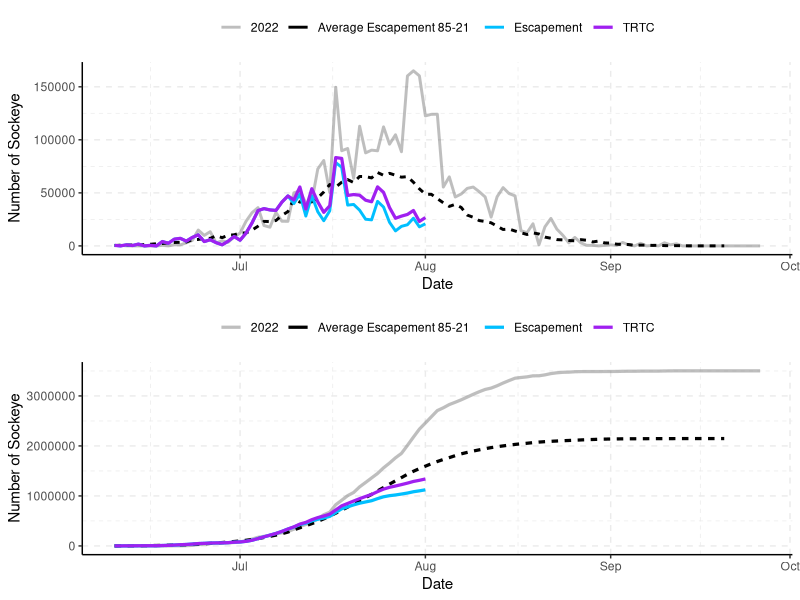
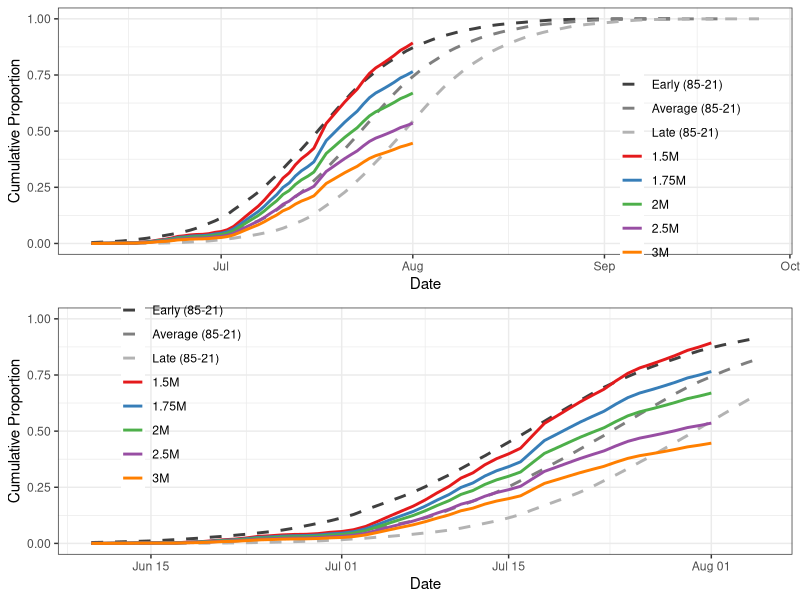
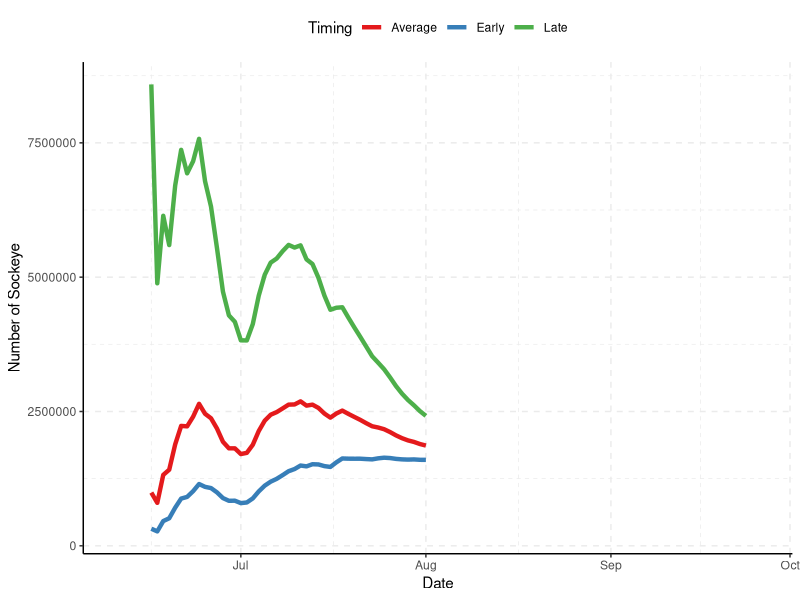
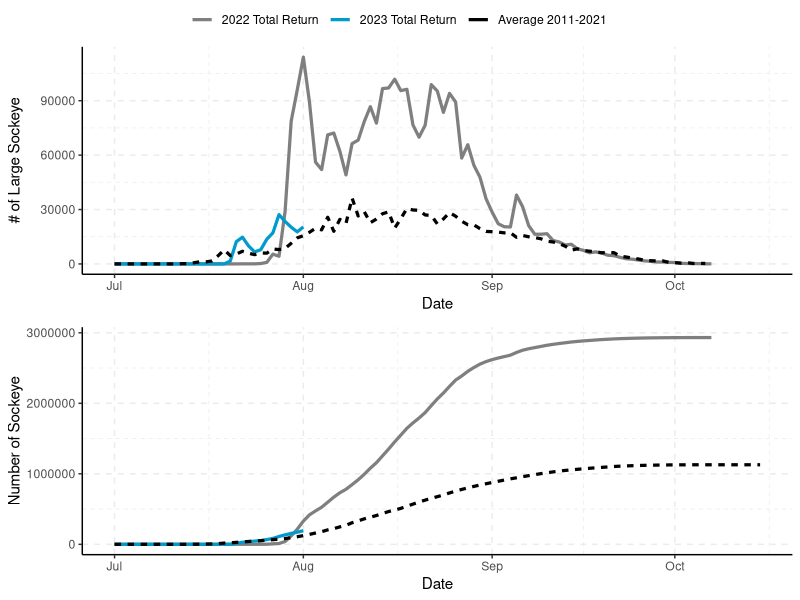
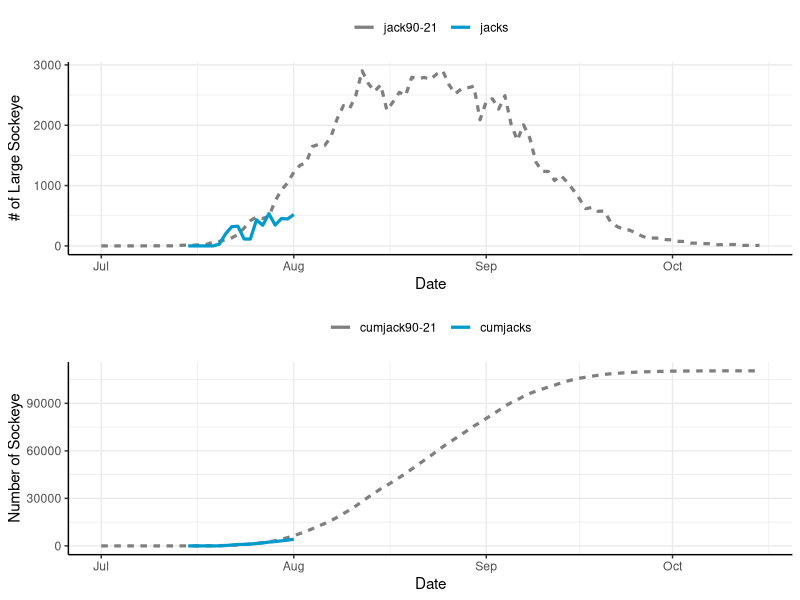
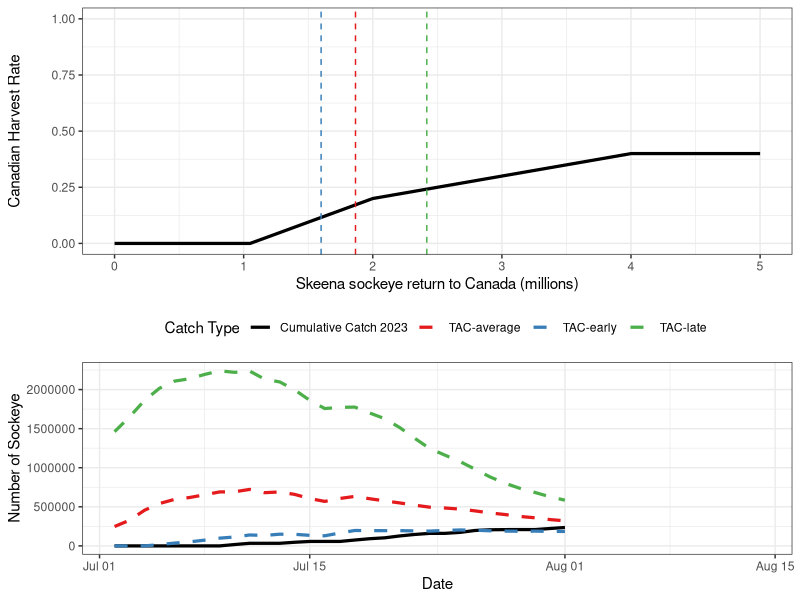
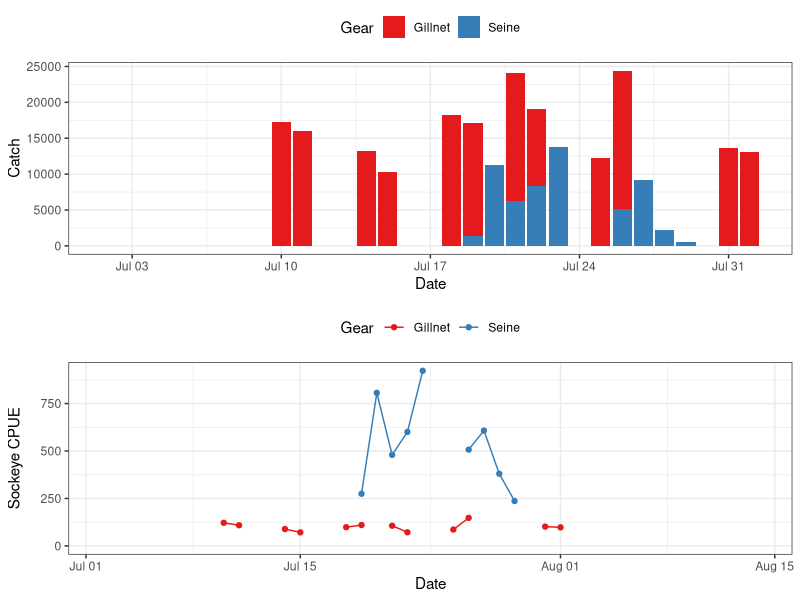
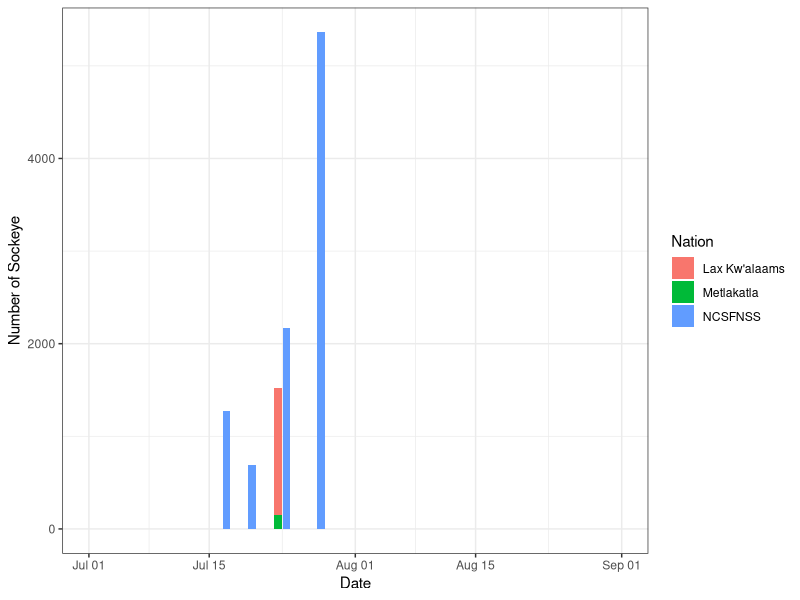

Write the R code that produced these figures, in order.
## ---- chunk 1
library(tidyverse)
library(data.table)
library(readxl)
library(knitr)
library(ggpubr)
library(kableExtra)

options(scipen=10000)
## ---- chunk 2
data<-read_excel("data/tyee and catch and fence in-season updates 2023.xlsx",sheet="Tyee")
data$Date<-as.Date(data$Date)
## ---- chunk 3
tyee.day<-as.Date("2023-08-01")
tyee.date<-"August 1"
fence.day<-as.Date("2023-08-01")
fence.date<-"August 1"
## ---- chunk 4
i<-match(tyee.day,data$Date)

average<-data$average[i]

e<-data$cumtyee[i]
t<-data$cumtrtc[i]
c<-data$cumcatch[i]

avgper<-round(data$Runtiming[i],3)*100
earlyper<-round(data$Runtiming[i+7],3)*100
lateper<-round(data$Runtiming[i-7],3)*100

#stat2<-data.frame(`Cumulative to Date`=c("Escapement Past Tyee","TRTC (Escapement+Catch)","Catch (preliminary"),`Number of Sockeye`=c(e,t,c))
#kable(stat2,caption=paste0("Cumulative escapement, TRTC, and catch to ",todate,"."))

stat3<-data.frame(`Cumulative to Date`=c("Escapement Past Tyee","TRTC (Escapement+Catch)","Catch (preliminary)"),`Number of Sockeye`=c(e,t,c),
                  `Run Timing`=c("Average","One week early","One week late"),`Percent Through`=c(avgper,earlyper,lateper))

kable(stat3,caption=paste0("Cumulative escapement, TRTC, and catch to ",tyee.date,"."))

## ---- chunk 5
escandtrtcdaily<-data%>%select(Date,Escapement=esctyee,TRTC=dailytrtc,`Average Escapement 85-21`=`ave85-21`,"2022"=esc22)%>%
  pivot_longer(2:5,values_to="Number of Sockeye",names_to="Type")%>%
  mutate(lt=case_when(Type=="Escapement"|Type=="TRTC"~"2023",
                      Type=="Average Escapement 85-21"~"Average",
                      Type=="2022"~"2023"))

t1<-ggplot(escandtrtcdaily,aes(x=Date,y=`Number of Sockeye`,color=Type,linetype=lt,size=Type,alpha=Type))+
  geom_line()+
  scale_size_manual(values=c(1,1,1,1.1))+
  scale_alpha_manual(values=c(.5,1,1,1))+
  scale_color_manual(values=c("grey50","black","deepskyblue1","purple"))+
  theme_classic()+
  grids(linetype = "dashed")+
  theme(legend.title = element_blank(),legend.position = "top")+
  guides(linetype="none")

escandtrtccum<-data%>%select(Date,Escapement=cumtyee,TRTC=cumtrtc,`Average Escapement 85-21`=`cum85-21`,"2022"=cum22)%>%
  pivot_longer(2:5,values_to="Number of Sockeye",names_to="Type")%>%
  mutate(lt=case_when(Type=="Escapement"|Type=="TRTC"~"2023",
                      Type=="Average Escapement 85-21"~"Average",
                      Type=="2022"~"2023"))

t2<-ggplot(escandtrtccum,aes(x=Date,y=`Number of Sockeye`,color=Type,linetype=lt,alpha=Type))+
  geom_line(size=1.1)+
  scale_size_manual(values=c(1,1,1,1.1))+
  scale_alpha_manual(values=c(.5,1,1,1))+
  scale_color_manual(values=c("grey50","black","deepskyblue1","purple"))+
  theme_classic()+
  grids(linetype = "dashed")+
  theme(legend.title = element_blank(),legend.position = "top")+
  guides(linetype="none")
## ---- chunk 6

ggarrange(t1,t2,align="v",ncol=1)

## ---- chunk 7
i<-match(tyee.day,data$Date)

early<-data$early[i]
average<-data$average[i]
late<-data$late[i]

pcum<-data%>%select(Date,cumtrtc,"Average (85-21)"=`pcum85-21`)%>%
  mutate(`1.5M`=cumtrtc/1500000,
         `1.75M`=cumtrtc/1750000,
         `2M`=cumtrtc/2000000,
         `2.5M`=cumtrtc/2500000,
         `3M`=cumtrtc/3000000,
         "Early (85-21)"=lead(`Average (85-21)`,7),
         "Late (85-21)"=lag(`Average (85-21)`,7))%>%
  select(-cumtrtc)%>%
  pivot_longer(2:9,names_to="Type",values_to="cp")%>%
  mutate(Type=factor(Type,levels=c("Early (85-21)","Average (85-21)", "Late (85-21)"
                                   ,"1.5M","1.75M","2M","2.5M","3M")))

cols<-RColorBrewer::brewer.pal(5, "Set1")

g1<-ggplot(pcum,aes(x=Date,y=cp,color=Type,linetype=Type))+
  geom_line(size=1)+
  scale_colour_manual(values=c("grey25","grey50","grey70",cols))+
  scale_linetype_manual(values=c("dashed","dashed","dashed","solid","solid","solid","solid","solid"))+
  theme_bw()+
  labs(y="Cumulative Proportion")+
  theme(legend.title=element_blank(),legend.position=c(.85,.35),legend.background = element_blank())

g2<-ggplot(pcum,aes(x=Date,y=cp,color=Type,linetype=Type))+
  geom_line(size=1)+
  scale_colour_manual(values=c("grey25","grey50","grey70",cols))+
  scale_linetype_manual(values=c("dashed","dashed","dashed","solid","solid","solid","solid","solid"))+
  theme_bw()+
  labs(y="Cumulative Proportion")+
  theme(legend.title=element_blank(),legend.position=c(.17,.65),legend.background = element_blank())+
  ylim(0,1)+
  xlim(as.Date("2023-06-10"),as.Date("2023-08-05"))

ggarrange(g1,g2,align="v",ncol=1)

## ---- chunk 8

i<-match(tyee.day,data$Date)

early<-round(data$early[i],0)
average<-round(data$average[i],0)
late<-round(data$late[i],0)

stat1<-data.frame(`Run-Timing`=c("Early","Average","Late"),`Forecasted Final Run Size`=c(early,average,late))

kable(stat1,caption="Forecasted sockeye final TRTC based on early, average and late run-timing.")

## ---- chunk 9
tyeemodel<-data%>%select(Date,Early=early,Average=average,Late=late)%>%
  pivot_longer(2:4,values_to="Number of Sockeye",names_to="Timing")

ggplot(tyeemodel,aes(x=Date,y=`Number of Sockeye`,color=Timing))+
  geom_line(size=1.5)+
  scale_color_brewer(palette="Set1")+
  theme_classic()+
  grids(linetype = "dashed")+
  theme(legend.position = "top")
## ---- chunk 10
fence<-read_excel("data/tyee and catch and fence in-season updates 2023.xlsx",sheet="Babine")
fence$Date<-as.Date(fence$Date)
## ---- chunk 11
i<-match(fence.day,fence$Date)

totalrun<-fence$cumrun[i]
cumjacks<-fence$cumjacks[i]

stat2<-data.frame(`Babine Fence`=c("Large Sockeye","Jacks"),`Total Run`=c(totalrun,cumjacks))

kable(stat2,caption=paste0("Cumulative large sockeye and jacks to Babine River fence to ",fence.date,".")) %>% kable_styling(latex_options = "HOLD_position")

## ---- chunk 12
  
fencedaily<-fence%>%select(Date,`2023 Total Return`=totalrun,`2022 Total Return`=dailyTR.2022,`Average 2011-2021`=`avg11-21`)%>%
  pivot_longer(2:4,values_to="Number of Sockeye",names_to="Type")%>%
  mutate(lt=case_when(Type=="2022 Total Return"|Type=="2023 Total Return"~"Annual",
                      Type=="Average 2011-2021"~"Average"))

b1<-ggplot(fencedaily,aes(x=Date,y=`Number of Sockeye`,color=Type,linetype=lt))+
  geom_line(size=1.1)+
  scale_color_manual(values=c("grey50","deepskyblue3","black"))+
  theme_classic()+
  grids(linetype = "dashed")+
  theme(legend.title = element_blank(),legend.position = "top")+
  guides(linetype="none")+
  labs(y="# of Large Sockeye")

fencecum<-fence%>%select(Date,`2023 Total Return`=cumrun,`Average 2011-2021`=`cumavg11-21`,`2022 Total Return`=cumTR.2022)%>%
  pivot_longer(2:4,values_to="Number of Sockeye",names_to="Type")%>%
  mutate(lt=case_when(Type=="2022 Total Return"|Type=="2023 Total Return"~"Annual",
                      Type=="Average 2011-2021"~"Average"))

b2<-ggplot(fencecum,aes(x=Date,y=`Number of Sockeye`,color=Type,linetype=lt))+
  geom_line(size=1.1)+
  scale_color_manual(values=c("grey50","deepskyblue3","black"))+
  theme_classic()+
  grids(linetype = "dashed")+
  theme(legend.title = element_blank(),legend.position = "top")+
  guides(linetype="none")

## ---- chunk 13

ggarrange(b1,b2,ncol=1,align="v",common.legend = TRUE)

## ---- chunk 14
fencejacks<-fence%>%select(Date,jacks=dailytotaljacks,`jack90-21`)%>%
  pivot_longer(2:3,values_to="Number of Sockeye",names_to="Type")%>%
  mutate(lt=case_when(Type=="jacks"~"Annual",
                      Type=="jack90-21"~"Average"))

j1<-ggplot(fencejacks,aes(x=Date,y=`Number of Sockeye`,color=Type,linetype=lt))+
  geom_line(size=1.1)+
  scale_color_manual(values=c("grey50","deepskyblue3","black"))+
  theme_classic()+grids()+
  theme(legend.title = element_blank(),legend.position = "top")+
  guides(linetype="none")+
  labs(y="# of Large Sockeye")

jackscum<-fence%>%select(Date,cumjacks,`cumjack90-21`)%>%
  pivot_longer(2:3,values_to="Number of Sockeye",names_to="Type")%>%
  mutate(lt=case_when(Type=="cumjacks"~"Annual",
                      Type=="cumjack90-21"~"Average"))

j2<-ggplot(jackscum,aes(x=Date,y=`Number of Sockeye`,color=Type,linetype=lt))+
  geom_line(size=1.1)+
  scale_color_manual(values=c("grey50","deepskyblue3","black"))+
  theme_classic()+grids()+
  theme(legend.title = element_blank(),legend.position = "top")+
  guides(linetype="none")

## ---- chunk 15

ggarrange(j1,j2,align="v",ncol=1)

## ---- chunk 16

hcr<-data.frame(TRTC=c(0,1050000,2000000,4000000,5000000),
                HR=c(0,0,.2,.4,.4))

p1<-ggplot(hcr,aes(x=TRTC/10^6,y=HR))+
  geom_line(size=1.1)+
  geom_vline(xintercept=average/10^6,linetype="dashed",col="#E41A1C")+
  geom_vline(xintercept=late/10^6,linetype="dashed",col="#4DAF4A")+
  geom_vline(xintercept=early/10^6,linetype="dashed",col="#377EB8")+
  theme_bw()+
  ylim(0,1)+
  labs(y="Canadian Harvest Rate",x="Skeena sockeye return to Canada (millions)")

data<-data%>%rowwise()%>%mutate("TAC-average"=case_when(average<1050000~0,
                          average>=1050000&average<2000000~((average-1050000)/(2000000-1050000)*(.2-.0)+0)*average,
                          average>=2000000&average<4000000~((average-2000000)/(4000000-2000000)*(.4-.2)+.2)*average,
                          average>=4000000~.4*average),
                          "TAC-late"=case_when(late<1050000~0,
                          late>=1050000&late<2000000~((late-1050000)/(2000000-1050000)*(.2-.0)+0)*late,
                          late>=2000000&late<4000000~((late-2000000)/(4000000-2000000)*(.4-.2)+.2)*late,
                          late>=4000000~.4*late),
                          "TAC-early"=case_when(early<1050000~0,
                          early>=1050000&early<2000000~((early-1050000)/(2000000-1050000)*(.2-.0)+0)*early,
                          early>=2000000&early<4000000~((early-2000000)/(4000000-2000000)*(.4-.2)+.2)*early,
                          early>=4000000~.4*early))

ggcatch<-data%>%select(Date,`Cumulative Catch 2023`=cumcatch,
                       `TAC-average`,`TAC-early`,`TAC-late`)%>%
  pivot_longer(2:5,names_to="Catch Type",values_to="Catch")%>%
  filter(Date>"2023-07-01"&Date<"2023-08-15")


p2<-ggplot(ggcatch,aes(x=Date,y=Catch,color=`Catch Type`,size=`Catch Type`,linetype=`Catch Type`))+
  geom_line(size=1.1)+
  scale_color_manual(values=c("black","#E41A1C","#377EB8","#4DAF4A"))+
  scale_size_manual(values=c(2,1,1,1))+
  scale_linetype_manual(values=c("solid","dashed","dashed","dashed"))+
  theme_bw()+
  labs(y="Number of Sockeye")+
  theme(legend.position="top")

catch<-data%>%select(Date,Gillnet=gncatch,Seine=sncatch)%>%
  pivot_longer(2:3,names_to="Gear",values_to="Catch")%>%
    filter(Date>"2023-07-01"&Date<"2023-08-15")

p3<-ggplot(catch,aes(x=Date,y=Catch,fill=Gear))+
  geom_col()+
  scale_fill_brewer(palette="Set1")+
  theme_bw()+
  theme(legend.position="top")

cpue<-data%>%select(Date,gncatch,sncatch,gneffort,sneffort)%>%
  mutate(Gillnet=gncatch/gneffort,Seine=sncatch/sneffort)%>%
  select(Date,Gillnet,Seine)%>%
  pivot_longer(2:3,names_to="Gear",values_to="CPUE")%>%
  filter(Date>"2023-07-01"&Date<"2023-08-15")

p4<-ggplot(cpue,aes(x=Date,y=CPUE,color=Gear))+
  geom_line()+geom_point()+
  scale_color_brewer(palette="Set1")+
  theme_bw()+
  theme(legend.position = "top")+
  labs(y="Sockeye CPUE")+
  expand_limits(y=0)

## ---- chunk 17

ggarrange(p1,p2,ncol=1,align="v")

## ---- chunk 18
ggarrange(p3,p4,ncol=1,align="v")
## ---- chunk 19

demo.data<-read_excel("data/tyee and catch and fence in-season updates 2023.xlsx",sheet="demo catches")
demo.data$date<-as.Date(demo.data$date)

demo.totals<-demo.data%>%group_by(Nation=nation)%>%summarise("Total Demo Sockeye Catch"=sum(pieces))

total.demo.catch=sum(demo.totals$`Total Demo Sockeye Catch`)

total.row<-tibble(Nation="Total","Total Demo Sockeye Catch"=total.demo.catch)

demo.table<-rbind(demo.totals,total.row)

kable(demo.table,caption="Total Area 4 First Nations demo catches of sockeye.")%>%
  row_spec(3,hline_after=T) %>% kable_styling(latex_options = "HOLD_position")

ggplot(demo.data,aes(x=date,y=pieces,fill=nation))+
  geom_col()+
  labs(y="Number of Sockeye",x="Date",fill="Nation")+
  theme_bw()+
  xlim(c(as.Date("2023-07-01"),as.Date("2023-09-01")))




## ---- chunk 20
othercatch<-read_excel("data/tyee and catch and fence in-season updates 2023.xlsx",sheet="gncatch")

#oc2<-othercatch%>%pivot_longer(4:10,names_to="Species",values_to="Catch")%>%
#  mutate(cpue=Catch/effort)%>%
#  filter(Date>as.Date("2023-07-05")&Date<as.Date("2023-08-10"))%>%
#  mutate(type=ifelse(Species%in%c("Chinook (Released)","Chum (Released)","Steelhead (Released)","Coho (Released)"),"Released","Kept"))%>%
#  mutate(sp=case_when(Species=="Chinook (Released)"~"Chinook",
#                      Species=="Coho (Released)"~"Coho",
#                      Species=="Pink (Kept)"~"Pink Kept",
#                      Species=="Pink (Released)"~"Pink Rel",
#                      Species=="Chum (Released)"~"Chum",
#                      Species=="Steelhead (Released)"~"Steelhead",
#                      Species=="Sockeye (Kept)"~"Sockeye"))

oc2<-othercatch%>%pivot_longer(4:10,names_to="Species",values_to="Catch")%>%
  mutate(cpue=Catch/effort)%>%
  filter(Date>as.Date("2023-07-05")&Date<as.Date("2023-08-10"))%>%
  mutate(type=ifelse(Species%in%c("Chinook (Released)","Chum (Released)","Steelhead (Released)","Coho (Released)"),"Released","Kept"))%>%
  mutate(sp=case_when(Species=="Chinook (Released)"~"Chinook",
                      Species=="Coho (Released)"~"Coho",
                      Species=="Pink (Kept)"~"Pink",
                      Species=="Pink (Released)"~"Pink",
                      Species=="Chum (Released)"~"Chum",
                      Species=="Steelhead (Released)"~"Steelhead",
                      Species=="Sockeye (Kept)"~"Sockeye"),
         dis=case_when(Species=="Chinook (Released)"~"Released",
                      Species=="Coho (Released)"~"Released",
                      Species=="Pink (Kept)"~"Kept",
                      Species=="Pink (Released)"~"Released",
                      Species=="Chum (Released)"~"Released",
                      Species=="Steelhead (Released)"~"Released",
                      Species=="Sockeye (Kept)"~"Kept"))

#ggplot(oc2,aes(x=Date,y=Catch,color=gear))+
#  geom_line()+geom_point()+
#  theme_classic()+
#  grids()+
#  facet_wrap(~Species,ncol=2,scales="free_y")+
#  theme(legend.position="top")+
#  expand_limits(y=0)

ggplot(oc2,aes(x=Date,y=Catch,color=gear))+
  geom_line()+geom_point()+
  theme_bw()+
  grids()+
  #facet_wrap(~Species,ncol=2,scales="free_y")+
  facet_grid(sp~dis,scales="free_y")+
  theme(legend.position="top")+
  expand_limits(y=0)

## ---- chunk 21
gncpue<-oc2%>%filter(gear=="gillnet")

ggplot(gncpue,aes(x=Date,y=cpue))+
  geom_line()+geom_point()+
  theme_bw()+
  grids()+
  #facet_wrap(~Species,ncol=2,scales="free_y")+
  facet_grid(sp~dis,scales="free_y")+
  theme(legend.position="top")
## ---- chunk 22
sncpue<-oc2%>%filter(gear=="seine")

ggplot(sncpue,aes(x=Date,y=cpue))+
  geom_line()+geom_point()+
  theme_bw()+
  grids()+
  #facet_wrap(~Species,ncol=2,scales="free_y")+
  facet_grid(sp~dis,scales="free_y")+
  theme(legend.position="top")
## ---- chunk 23

oc.total<-oc2%>%group_by(gear,Species=sp,dis)%>%summarise(total=sum(Catch,na.rm=TRUE))

oc.table<-oc.total%>%pivot_wider(names_from=c("gear","dis"),values_from="total")%>%replace(is.na(.),0)

kable(oc.table,caption=paste0("Total catch of coho, chum, chinook, pink and steelhead in the commercial gillent and seine fisheries to ",tyee.date,"."))

ggplot(oc.total,aes(x=Species,y=total,fill=gear))+
  geom_col()+
  scale_color_brewer(palette="Set1")+
  #geom_text(aes(label=total),vjust=-.3,color="black")+
  facet_wrap(~dis,ncol=1,scales="free_y")+
  theme_bw()+
  labs(y="Total Catch",x="Species")+
  scale_y_continuous(expand=c(.1,0))+
  theme(strip.background = element_blank())

## ---- chunk 24

rt<-read_excel("data/rt karl.xlsx",sheet="Sheet1")

n=10000

rtm<-data.frame()

for (i in 1:nrow(rt)){
  u<-rt$MeanJulian[i]
  sd<-rt$SD[i]
  
  g<-data.frame(stock=rt$Stock[i],dev=rnorm(n,rt$MeanJulian[i],rt$SD[i]))
  rtm<-rbind(rtm,g)
  
}

#as.numeric(format(as.Date("2022-08-07"), "%j"))

days<-format(seq(as.Date("2022-06-01"),as.Date("2022-09-15"),10),"%b-%d")

rtm2<-rtm%>%filter(dev>=152&dev<=258)%>%group_by(stock)%>%mutate(u=mean(dev))

## ---- chunk 25

ggplot(rtm2,aes(x=dev,y=reorder(stock,dev,FUN=median),fill=stock))+
  geom_boxplot()+
  theme_classic()+grids()+
  scale_y_discrete(limits=rev)+
  guides(fill="none")+
  labs(y="Stock",x="Date",title="Stock run-timing at Tyee based on 2000-2014 GSI",subtitle="NBRR data provided by Karl English July 2022")+
 scale_x_continuous(breaks=seq(152,258,10),labels=days)+
  theme(axis.text.x = element_text(angle=90))

## ---- chunk 26
ggplot(rtm2,aes(x=dev))+
  geom_histogram(aes(fill=stock),binwidth = 5,alpha=.3)+
  facet_grid(reorder(stock,dev,FUN=median)~.,scales="free_y",switch="y")+
  theme_classic()+grids()+
  theme(strip.text.y.left = element_text(angle=0,size=8),
        strip.placement="outside",
        axis.text.y=element_blank(),
        axis.ticks.y=element_blank(),
        strip.background = element_blank(),
        axis.text.x = element_text(angle=90))+
  labs(y="Stock",x="Date",title="Stock run-timing at Tyee based on 2000-2014 GSI",subtitle="NBRR data provided by Karl English July 2022")+
  geom_vline(aes(xintercept=u,color=stock), size=1,alpha=.5)+
  scale_x_continuous(breaks=seq(152,258,10),labels=days)+
  guides(fill="none",color="none")+
  annotate("rect", xmin = 196, xmax = 219, ymin = 0, ymax = Inf,alpha = .2)
  
## ---- chunk 27
ggplot(rtm2,aes(x=dev),color=stock)+
  geom_density(aes(fill=stock),alpha=.3)+
  #scale_fill_brewer(palette="Set1")+
  facet_wrap(~reorder(stock,dev,FUN=median),scales="free_y",ncol=1,strip.position="left")+
  theme_classic()+grids()+
   theme(strip.text.y.left = element_text(angle=0,size=8),
        strip.placement="outside",
        axis.text.y=element_blank(),
        axis.ticks.y=element_blank(),
        axis.ticks.x=element_blank(),
        strip.background = element_blank(),
        axis.text.x = element_text(angle=90),
        plot.caption.position="plot",
        plot.caption=element_text(hjust=.5))+
  geom_vline(aes(xintercept=u,color=stock), size=1,alpha=.5)+
  labs(y="Stock",x="Date",caption="Stock run-timing at Tyee based on average run-timing (2000-2014) plus 3 weeks.\nVertical lines show the mean for each stock, with the 2022 harvest window\nshown by the grey shaded box.\nData from Karl English from NBRR update provided July 2022.")+
  scale_x_continuous(breaks=seq(152,258,10),labels=days)+
  guides(fill="none",color="none")+
   annotate("rect", xmin = 196, xmax = 219, ymin = 0, ymax = Inf,alpha = .2)

#ggsave("Tyee stock run timing.png",dpi=600,height=8,width=7)
## ---- chunk 28
babrt<-rtm%>%filter(stock%in%c("Babine W Early","Babine W Middle","Babine W Late","Babine Pinkut","Babine Fulton"))%>%
  mutate(fencert=dev+21)

days<-format(seq(as.Date("2022-07-01"),as.Date("2022-10-07"),7),"%b-%d")
as.numeric(format(as.Date("2022-10-07"), "%j"))

babrt2<-babrt%>%filter(fencert>=182&fencert<=280)%>%group_by(stock)%>%mutate(med=mean(fencert))

babmed<-babrt%>%group_by(stock)%>%summarise(u=mean(fencert))

ggplot(babrt2,aes(x=fencert))+
  geom_density(aes(fill=stock),alpha=.3)+
  scale_fill_brewer(palette="Set1")+
  facet_wrap(~reorder(stock,dev,FUN=median),scales="free_y",ncol=1,strip.position="left")+
  theme_classic()+grids()+
  theme(strip.text.y.left = element_text(angle=0,size=8),
        strip.placement="outside",
        axis.text.y=element_blank(),
        axis.ticks.y=element_blank(),
        axis.ticks.x=element_blank(),
        strip.background = element_blank(),
        axis.text.x = element_text(angle=90),
        plot.caption.position="plot",
        plot.caption=element_text(hjust=0))+
  geom_vline(aes(xintercept =med,color=stock), size=1,alpha=.5)+
  scale_color_brewer(palette="Set1")+
  labs(y="Stock",x="Date",
  caption="Stock run-timing at Babine fence based on average Tyee run-timing (2000-2014) plus 3 weeks.\nData from Karl English from NBRR update provied July 2022.")+
  scale_x_continuous(breaks=seq(182,280,7),labels=days)+
  guides(fill="none",color="none")

#ggsave("Babine run timing for Donna.png",dpi=600,height=8,width=7)
